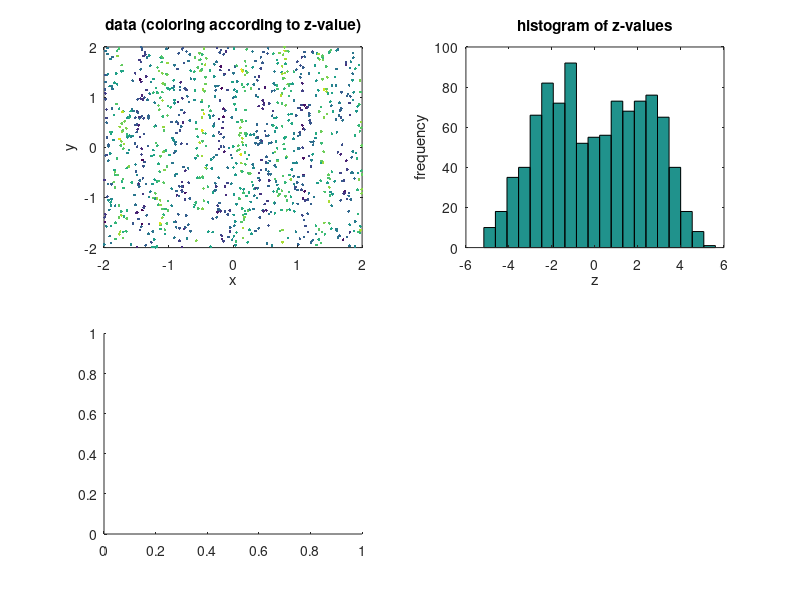

This chart was generated by the following MATLAB code: (Note: this script raises an error after producing the figure.)
    figure;
    x = rand(1000,1)*4-2;  
    y = rand(1000,1)*4-2;
    z = 3*sin(x*10)+ randn(size(x));
    subplot(2,2,1)
    scatter(x,y,4,z,'filled'); box on;
    ylabel('y'); xlabel('x')
    title('data (coloring according to z-value)')
    subplot(2,2,2)
    hist(z,20)
    ylabel('frequency'); xlabel('z')
    title('histogram of z-values')
    subplot(2,2,3)
    d = variogram([x y],z,'plotit',true,'nrbins',50);
    title('Isotropic variogram')
    subplot(2,2,4)
    d2 = variogram([x y],z,'plotit',true,'nrbins',50,'anisotropy',true);
    title('Anisotropic variogram')
